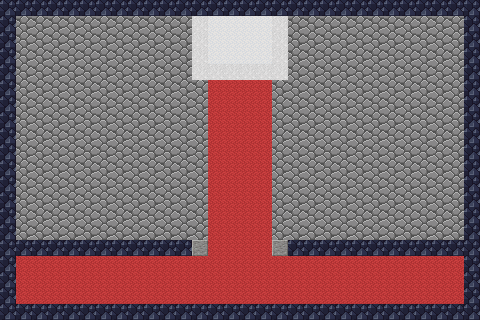

A 2D game scene composited from a Tiled map and its tileset images. What follows is a short description and the map's XML, with every tile layer's data as written:
An orthogonal 30x20 tile map with 16x16 px tiles, 1 tile layer (タイルレイヤー1), 2 tilesets and 1 object (Player).

<map version="1.10" tiledversion="1.12.1" orientation="orthogonal" renderorder="right-down" width="30" height="20" tilewidth="16" tileheight="16" infinite="0" nextlayerid="3" nextobjectid="8">
 <tileset firstgid="1" source="../textures/mc.tsx" />
 <tileset firstgid="625" source="../textures/avatar.tsx" />
 <layer id="1" name="タイルレイヤー1" width="30" height="20">
  <data encoding="csv">
5,5,5,5,5,5,5,5,5,5,5,5,5,5,5,5,5,5,5,5,5,5,5,5,5,5,5,5,5,5,
5,8,8,8,8,8,8,8,8,8,8,8,346,388,388,388,388,346,8,8,8,8,8,8,8,8,8,8,8,5,
5,8,8,8,8,8,8,8,8,8,8,8,346,388,388,388,388,346,8,8,8,8,8,8,8,8,8,8,8,5,
5,8,8,8,8,8,8,8,8,8,8,8,346,388,388,388,388,346,8,8,8,8,8,8,8,8,8,8,8,5,
5,8,8,8,8,8,8,8,8,8,8,8,346,346,346,346,346,346,8,8,8,8,8,8,8,8,8,8,8,5,
5,8,8,8,8,8,8,8,8,8,8,8,8,382,382,382,382,8,8,8,8,8,8,8,8,8,8,8,8,5,
5,8,8,8,8,8,8,8,8,8,8,8,8,382,382,382,382,8,8,8,8,8,8,8,8,8,8,8,8,5,
5,8,8,8,8,8,8,8,8,8,8,8,8,382,382,382,382,8,8,8,8,8,8,8,8,8,8,8,8,5,
5,8,8,8,8,8,8,8,8,8,8,8,8,382,382,382,382,8,8,8,8,8,8,8,8,8,8,8,8,5,
5,8,8,8,8,8,8,8,8,8,8,8,8,382,382,382,382,8,8,8,8,8,8,8,8,8,8,8,8,5,
5,8,8,8,8,8,8,8,8,8,8,8,8,382,382,382,382,8,8,8,8,8,8,8,8,8,8,8,8,5,
5,8,8,8,8,8,8,8,8,8,8,8,8,382,382,382,382,8,8,8,8,8,8,8,8,8,8,8,8,5,
5,8,8,8,8,8,8,8,8,8,8,8,8,382,382,382,382,8,8,8,8,8,8,8,8,8,8,8,8,5,
5,8,8,8,8,8,8,8,8,8,8,8,8,382,382,382,382,8,8,8,8,8,8,8,8,8,8,8,8,5,
5,8,8,8,8,8,8,8,8,8,8,8,8,382,382,382,382,8,8,8,8,8,8,8,8,8,8,8,8,5,
5,5,5,5,5,5,5,5,5,5,5,5,49,382,382,382,382,49,5,5,5,5,5,5,5,5,5,5,5,5,
5,382,382,382,382,382,382,382,382,382,382,382,382,382,382,382,382,382,382,382,382,382,382,382,382,382,382,382,382,5,
5,382,382,382,382,382,382,382,382,382,382,382,382,382,382,382,382,382,382,382,382,382,382,382,382,382,382,382,382,5,
5,382,382,382,382,382,382,382,382,382,382,382,382,382,382,382,382,382,382,382,382,382,382,382,382,382,382,382,382,5,
5,5,5,5,5,5,5,5,5,5,5,5,5,5,5,5,5,5,5,5,5,5,5,5,5,5,5,5,5,5
</data>
 </layer>
 <objectgroup id="2" name="ojt3">
  <object id="5" name="Player" gid="625" x="24.6145" y="293.532" width="32" height="32" />
 </objectgroup>
</map>
